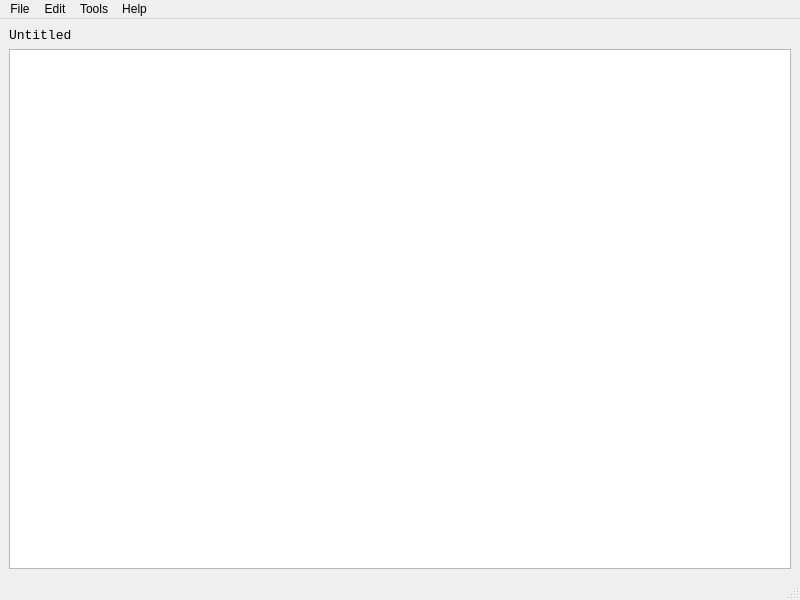
<?xml version="1.0" encoding="UTF-8"?>
<ui version="4.0">
 <class>textEditor</class>
 <widget class="QMainWindow" name="textEditor">
  <property name="geometry">
   <rect>
    <x>0</x>
    <y>0</y>
    <width>800</width>
    <height>600</height>
   </rect>
  </property>
  <property name="windowTitle">
   <string>textEditor</string>
  </property>
  <property name="windowIcon">
   <iconset resource="mainIcon.qrc">
    <normaloff>:/resources/icon/main.ico</normaloff>:/resources/icon/main.ico</iconset>
  </property>
  <widget class="QWidget" name="centralwidget">
   <property name="sizePolicy">
    <sizepolicy hsizetype="Expanding" vsizetype="Expanding">
     <horstretch>0</horstretch>
     <verstretch>0</verstretch>
    </sizepolicy>
   </property>
   <layout class="QGridLayout" name="gridLayout">
    <item row="1" column="0">
     <widget class="QPlainTextEdit" name="textArea">
      <property name="font">
       <font>
        <family>Consolas</family>
        <pointsize>10</pointsize>
       </font>
      </property>
     </widget>
    </item>
    <item row="0" column="0">
     <widget class="QLabel" name="fileName">
      <property name="font">
       <font>
        <family>Consolas</family>
        <pointsize>10</pointsize>
       </font>
      </property>
      <property name="text">
       <string>Untitled</string>
      </property>
     </widget>
    </item>
   </layout>
  </widget>
  <widget class="QMenuBar" name="menubar">
   <property name="geometry">
    <rect>
     <x>0</x>
     <y>0</y>
     <width>800</width>
     <height>25</height>
    </rect>
   </property>
   <widget class="QMenu" name="menuFile">
    <property name="title">
     <string>File</string>
    </property>
    <widget class="QMenu" name="menuSave">
     <property name="title">
      <string>Save</string>
     </property>
     <addaction name="actionSaveFile"/>
     <addaction name="actionSaveAs"/>
    </widget>
    <addaction name="actionOpen"/>
    <addaction name="menuSave"/>
    <addaction name="actionClose"/>
    <addaction name="separator"/>
    <addaction name="actionNew"/>
   </widget>
   <widget class="QMenu" name="menuEdit">
    <property name="title">
     <string>Edit</string>
    </property>
    <addaction name="actionUndo"/>
    <addaction name="actionRedo"/>
    <addaction name="separator"/>
    <addaction name="actionFind"/>
   </widget>
   <widget class="QMenu" name="menuTools">
    <property name="title">
     <string>Tools</string>
    </property>
    <addaction name="actionStatistics"/>
    <addaction name="actionCompress"/>
    <addaction name="actionCompare"/>
    <addaction name="separator"/>
   </widget>
   <widget class="QMenu" name="menuHelp_2">
    <property name="title">
     <string>Help</string>
    </property>
    <addaction name="actionAbout"/>
   </widget>
   <addaction name="menuFile"/>
   <addaction name="menuEdit"/>
   <addaction name="menuTools"/>
   <addaction name="menuHelp_2"/>
  </widget>
  <widget class="QStatusBar" name="statusbar"/>
  <action name="actionOpen">
   <property name="text">
    <string>Open</string>
   </property>
   <property name="shortcut">
    <string>Ctrl+O</string>
   </property>
  </action>
  <action name="actionClose">
   <property name="text">
    <string>Close</string>
   </property>
   <property name="shortcut">
    <string>Ctrl+W</string>
   </property>
  </action>
  <action name="actionUndo">
   <property name="text">
    <string>Undo</string>
   </property>
   <property name="shortcut">
    <string>Ctrl+Z</string>
   </property>
  </action>
  <action name="actionRedo">
   <property name="text">
    <string>Redo</string>
   </property>
   <property name="shortcut">
    <string>Ctrl+Y</string>
   </property>
  </action>
  <action name="actionFind">
   <property name="text">
    <string>Find / Replace</string>
   </property>
   <property name="shortcut">
    <string>Ctrl+F</string>
   </property>
  </action>
  <action name="actionReplace">
   <property name="text">
    <string>Replace</string>
   </property>
   <property name="shortcut">
    <string>Ctrl+H</string>
   </property>
  </action>
  <action name="actionStatistics">
   <property name="text">
    <string>Statistics</string>
   </property>
   <property name="shortcut">
    <string>Ctrl+Shift+S</string>
   </property>
  </action>
  <action name="actionCompress">
   <property name="text">
    <string>Compress</string>
   </property>
   <property name="shortcut">
    <string>Ctrl+Shift+C</string>
   </property>
  </action>
  <action name="actionCompare">
   <property name="text">
    <string>Similarity</string>
   </property>
   <property name="shortcut">
    <string>Ctrl+Shift+B</string>
   </property>
  </action>
  <action name="actionNew">
   <property name="text">
    <string>New</string>
   </property>
   <property name="shortcut">
    <string>Ctrl+N</string>
   </property>
  </action>
  <action name="actionFont">
   <property name="text">
    <string>Font</string>
   </property>
  </action>
  <action name="actionFormat">
   <property name="text">
    <string>Format</string>
   </property>
   <property name="visible">
    <bool>false</bool>
   </property>
  </action>
  <action name="actionAbout">
   <property name="text">
    <string>About</string>
   </property>
   <property name="shortcut">
    <string>F1</string>
   </property>
  </action>
  <action name="actionEncryption">
   <property name="text">
    <string>Encryption</string>
   </property>
  </action>
  <action name="actionSaveFile">
   <property name="text">
    <string>Save</string>
   </property>
   <property name="shortcut">
    <string>Ctrl+S</string>
   </property>
  </action>
  <action name="actionSaveAs">
   <property name="text">
    <string>Save As</string>
   </property>
   <property name="shortcut">
    <string>Ctrl+Alt+S</string>
   </property>
  </action>
 </widget>
 <resources>
  <include location="mainIcon.qrc"/>
 </resources>
 <connections/>
</ui>
